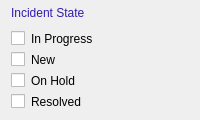
               <widget class="QFrame" name="frame_4">
                <property name="minimumSize">
                 <size>
                  <width>0</width>
                  <height>120</height>
                 </size>
                </property>
                <property name="styleSheet">
                 <string notr="true">border-radius:0px;</string>
                </property>
                <property name="frameShape">
                 <enum>QFrame::StyledPanel</enum>
                </property>
                <property name="frameShadow">
                 <enum>QFrame::Raised</enum>
                </property>
                <layout class="QVBoxLayout" name="verticalLayout_3">
                 <property name="topMargin">
                  <number>0</number>
                 </property>
                 <item>
                  <widget class="QLabel" name="label">
                   <property name="styleSheet">
                    <string notr="true">color:rgb(49, 27, 175);</string>
                   </property>
                   <property name="text">
                    <string>Incident State</string>
                   </property>
                  </widget>
                 </item>
                 <item>
                  <widget class="QCheckBox" name="in_progress_check">
                   <property name="text">
                    <string>In Progress</string>
                   </property>
                  </widget>
                 </item>
                 <item>
                  <widget class="QCheckBox" name="new_check">
                   <property name="text">
                    <string>New</string>
                   </property>
                  </widget>
                 </item>
                 <item>
                  <widget class="QCheckBox" name="on_hold_check">
                   <property name="text">
                    <string>On Hold</string>
                   </property>
                  </widget>
                 </item>
                 <item>
                  <widget class="QCheckBox" name="resolved_check">
                   <property name="text">
                    <string>Resolved</string>
                   </property>
                  </widget>
                 </item>
                </layout>
               </widget>
